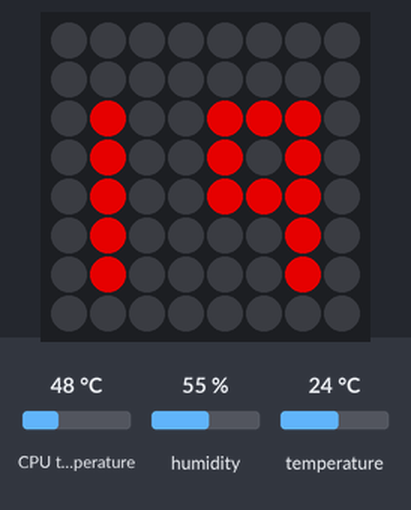
The program below on a simulated Raspberry Pi (BCM pin numbers) with a Sense HAT. Parts: the Sense HAT's 8×8 RGB LED matrix. The test bench sets the inputs (shaded band); at power-on: temperature 24 °C, CPU temperature 48 °C, humidity 55 %. Dim RGB values are drawn brighter than linear; what the program prints to the terminal is not drawn.

Above: at 1.2 s.
1.3 s: temperature set to 41 °C
At 2.4 s:
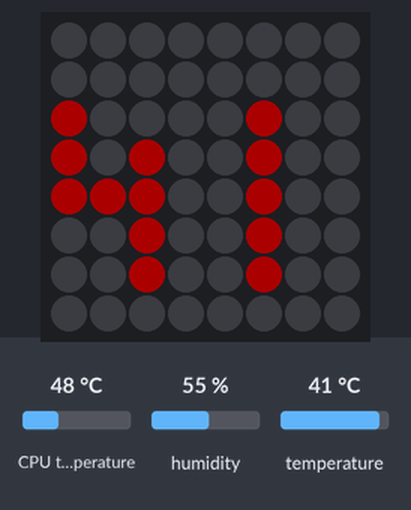
7.5 s: temperature set to 12 °C
At 20.0 s:
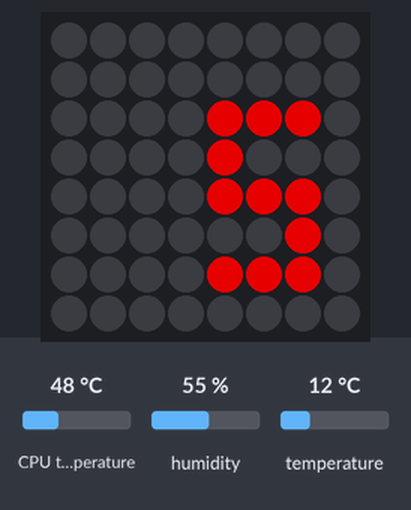
21.5 s: temperature set to 28 °C
At 24.4 s:
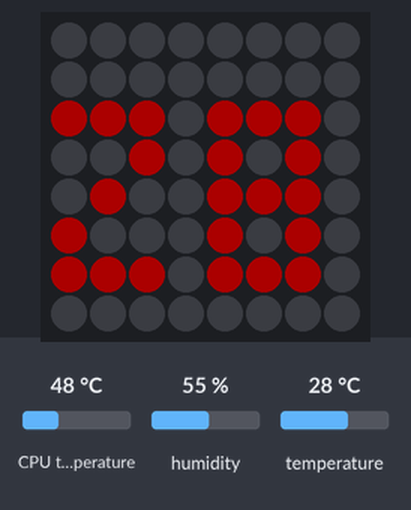
26.1 s: CPU temperature set to 31 °C
At 39.2 s:
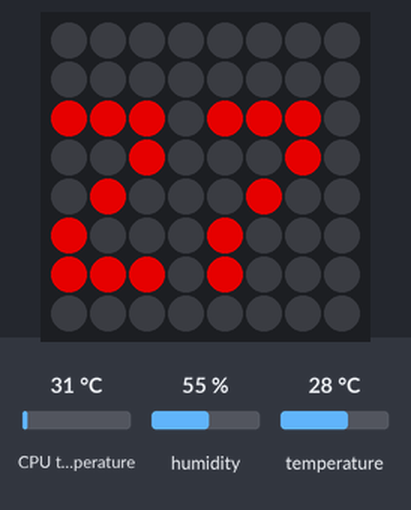
39.6 s: humidity set to 22 %
At 44.8 s:
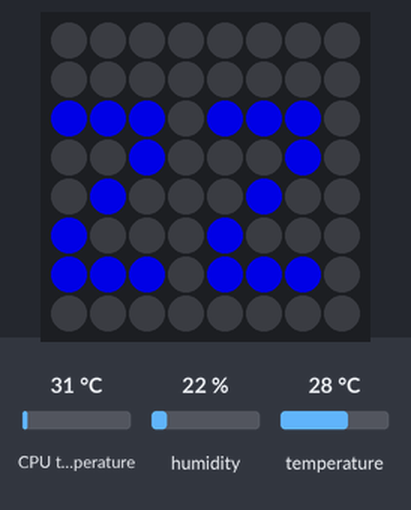
Timing chart, 0 to 46.3 s (numbered marks = the images above; inputs shaded):
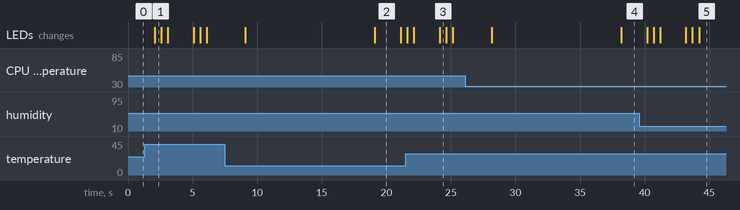

Measured:
- after the input at 1.3 s, the LEDs: change after 0.76 s (image 1)
- after the input at 7.5 s, the LEDs: first differ from a run without the input after 11.6 s (image 2)
- after the input at 21.5 s, the LEDs: first differ from a run without the input after 2.6 s (image 3)
- after the input at 26.1 s, the LEDs: first differ from a run without the input after 12.1 s (image 4)
- what the display in image 1 shows lasts 0.5 s, from 2.1 s to 2.6 s
- what the display in image 2 shows lasts 2.0 s, from 19.1 s to 21.1 s

The program:

sens_temp_hum.py
```python
#!/usr/bin/python3
# This file has been written to your home directory for convenience. It is
# saved as "/home/pi/sensor_menu-2017-03-18-17-25-56.py"

from sense_hat import *
import time
import numpy as np

import subprocess

#one row per 5x3 digit - 0 to 9 and T
nums =[1,1,1,1,0,1,1,0,1,1,0,1,1,1,1, # 0
       0,1,0,0,1,0,0,1,0,0,1,0,0,1,0,
       1,1,1,0,0,1,0,1,0,1,0,0,1,1,1,
       1,1,1,0,0,1,1,1,1,0,0,1,1,1,1,
       1,0,0,1,0,1,1,1,1,0,0,1,0,0,1,
       1,1,1,1,0,0,1,1,1,0,0,1,1,1,1,
       1,1,1,1,0,0,1,1,1,1,0,1,1,1,1,
       1,1,1,0,0,1,0,1,0,1,0,0,1,0,0,
       1,1,1,1,0,1,1,1,1,1,0,1,1,1,1,
       1,1,1,1,0,1,1,1,1,0,0,1,0,0,1, # 9
       1,1,1,0,1,0,0,1,0,0,1,0,0,1,0] # T

def show_num(val,xd,yd,r,g,b):
    offset = val * 15
    for p in range(offset,offset + 15):
        if nums[p] == 1:
            xt = p % 3
            yt = (p-offset) // 3
            hat.set_pixel(xt+xd,yt+yd,r,g,b)

def show_number(val,r,g,b):
    abs_val = abs(val)
    tens = abs_val // 10
    units = abs_val % 10
    hat.clear()
    if (abs_val > 9): show_num(tens,0,2,r,g,b)
    show_num(units,4,2,r,g,b)
    if abs_val == 100:
        hat.clear()
        show_num(10,3,2,r,g,b) # 'T' for ton = 100
    if val < 0 :
        for i in range(0,8):
            hat.set_pixel(i,0,0,0,128)

################################################
#
#  from tony Goodhew
#
################################################
tcal=0.0
trpi=0.0
# Draw the foreground (fg) into a numpy array
Rd = (255, 0, 0)
Gn = (0, 255, 0)
Bl = (0, 0, 255)
Gy = (128, 128, 128)
__ = (0, 0, 0)
fg = np.array([
    [Rd, Rd, Rd, __, Gn, Gn, __, __],
    [__, Rd, __, __, Gn, __, Gn, __],
    [__, Rd, __, __, Gn, Gn, __, __],
    [__, Rd, __, __, Gn, __, __, __],
    [Bl, __, Bl, __, __, Gy, __, __],
    [Bl, Bl, Bl, __, Gy, __, Gy, __],
    [Bl, __, Bl, __, Gy, __, Gy, __],
    [Bl, __, Bl, __, __, Gy, Gy, __],
    ], dtype=np.uint8)
# Mask is a boolean array of which pixels are transparent
mask = np.all(fg == __, axis=2)


def get_cpu_t():
    global trpi
    #cpuTemp0
    proc=subprocess.Popen('cat /sys/class/thermal/thermal_zone0/temp'.split(),stdout=subprocess.PIPE )
    out,err=proc.communicate()
    tcpu=int( out.decode('utf') )

    tcpu=tcpu/1000
    #tcpu=tcpu/1000+( tcpu/100 % tcpu/1000)/1000
#    print(tcpu)

    #gpuTemp
    proc=subprocess.Popen('/opt/vc/bin/vcgencmd measure_temp'.split(),stdout=subprocess.PIPE )
    out,err=proc.communicate()
    tgpu=float( out.decode('utf')[5:-3] )
    trpi= (tcpu+tgpu)/2
    print( "TCPU=",tcpu, "TGPU=",tgpu, end="" )
    return trpi


def display(hat, selection):
    # Draw the background (bg) selection box into another numpy array
    left, top, right, bottom = {
        'T': (0, 0, 4, 4),
        'P': (4, 0, 8, 4),
        'Q': (4, 4, 8, 8),
        'H': (0, 4, 4, 8),
        }[selection]
    bg = np.zeros((8, 8, 3), dtype=np.uint8)
    bg[top:bottom, left:right, :] = (255, 255, 255)
    # Construct final pixels from bg array with non-transparent elements of
    # the menu array
    hat.set_pixels([
        bg_pix if mask_pix else fg_pix
        for (bg_pix, mask_pix, fg_pix) in zip(
            (p for row in bg for p in row),
            (p for row in mask for p in row),
            (p for row in fg for p in row),
            )
        ])

def execute(hat, selection):
    global tcal
    speed=0.08
    if selection == 'T':
        trpi=get_cpu_t()

        tcal = hat.temp - (( trpi - hat.temp)/5.466)
        # ht - trpi/5.466 + ht/5.466
        #
        #hat.show_message('T %.f' % tcal , speed , Rd)
        show_number( int(tcal),180,0,0)
        time.sleep(2)
        hat.clear()
        show_number( int(hat.temp),50,00,0)
        time.sleep(0.5)
        hat.clear()
        show_number( int(trpi),60,60,50)
        time.sleep(0.5)
        hat.clear()
        show_number( int(tcal),180,0,0)
        time.sleep(2)
        hat.clear()
        show_number( int(hat.temp),50,0,0)
        time.sleep(0.5)
        hat.clear()
        show_number( int(trpi),60,60,50)
        time.sleep(0.5)
        hat.clear()
        print("   Calibr={:.1f}".format( tcal ) )
    elif selection == 'P':
        hat.show_message('%.f' % hat.pressure, speed, Gn)
    elif selection == 'H':
        #hat.show_message('%.f%%' % hat.humidity, speed, Bl)
        show_number( int(hat.humidity), 0,0,180)
        time.sleep(3)
        hat.clear()
    else:
        return True
    return False

def move(selection, direction):
    return {
        ('T', DIRECTION_RIGHT): 'P',
        ('T', DIRECTION_DOWN):  'H',
        ('P', DIRECTION_LEFT):  'T',
        ('P', DIRECTION_DOWN):  'Q',
        ('Q', DIRECTION_UP):    'P',
        ('Q', DIRECTION_LEFT):  'H',
        ('H', DIRECTION_RIGHT): 'Q',
        ('H', DIRECTION_UP):    'T',
        }.get((selection, direction), selection)

#quit();
hat = SenseHat()
selection = 'T'
for i in range(3):
    #display(hat, selection)
    execute(hat,'T')
    #time.sleep(0.2)
    execute(hat,'H')
    #time.sleep(0.2)
    time.sleep(10)
import os
import datetime
with open('/home/pi/sense_hat.log','a') as f:
    f.write("# {}\n".format(datetime.datetime.now() )  )
    f.write( "{:%s} ".format(datetime.datetime.now() ) )
    f.write("{:5.1f} {:5.1f} {:5.1f}   {:5.1f} {:7.1f}\n".format(tcal, hat.temp, trpi,
                                                                hat.humidity,hat.pressure) )
    f.close()
#    execute(hat,'P')
#    time.sleep(0.2)
    #event = hat.stick.wait_for_event()
    #if event.action == ACTION_PRESSED:
    #    if event.direction == DIRECTION_MIDDLE:
    #        if execute(hat, selection):
    #            break
    #    else:
    #        selection = move(selection, event.direction)
hat.clear()
```
